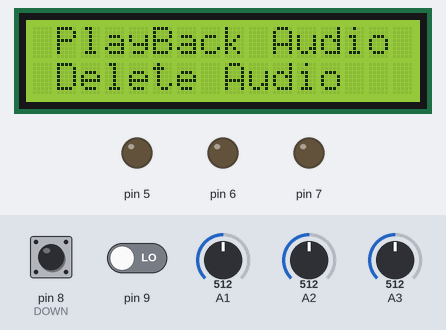
Bench run of a sketch on a simulated Arduino Uno, built with avr-gcc and run on an emulated ATmega328P. Parts: 16×2 character LCD, output pins drawn as LEDs (lit = HIGH). The inputs (shaded band) are chosen by the test bench; at power-on: A2 = 512, A3 = 512, A1 = 512, pin 8 (DOWN) LOW, pin 9 LOW. Storage starts empty.

Above: at 2.3 s.
2.4 s: A2 set to 910
At 3.6 s:
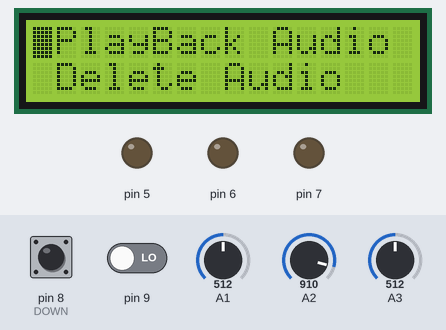
3.9 s: A3 set to 884
5.4 s: A3 set to 912
At 5.59 s:
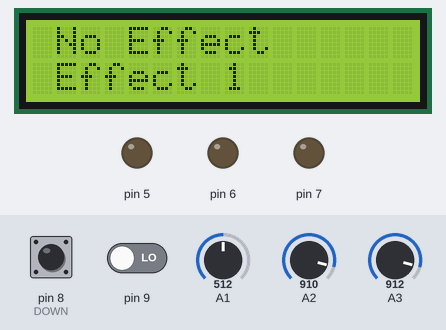
At 7.1 s:
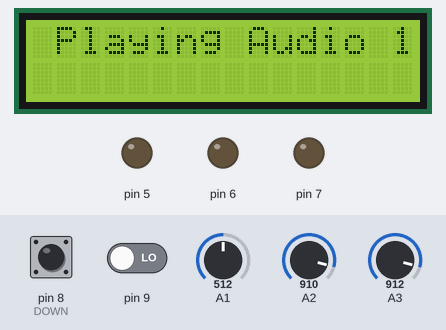
8.4 s: A1 set to 894
11.4 s: A1 set to 907
At 12.8 s:
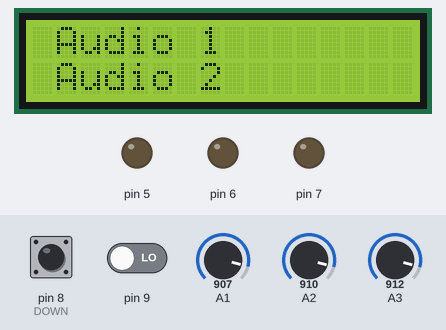
14.4 s: pin 8 (DOWN) pulled HIGH for 0.15 s
Timing chart, 0 to 17.4 s (numbered marks = the images above; inputs shaded):
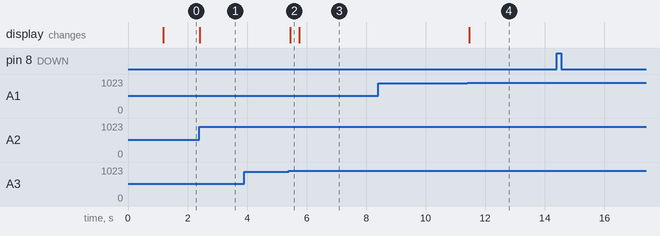

Measured:
- the behaviour switches between 900 and 901 on A3 (found by bisection; images 1 and 2)
- the behaviour switches between 900 and 901 on A1 (found by bisection; images 3 and 4)
- after the input at 2.4 s, the display: changes at once (image 1)
- after the input at 3.9 s, every drawn part: stays the same
- after the input at 5.4 s, the display: changes at once (image 2)
- after the input at 8.4 s, every drawn part: stays the same
- after the input at 11.4 s, the display: changes after 0.06 s (image 4)
- after the input at 14.4 s, every drawn part: stays the same

The sketch:

LCD_with_I2C_connector.ino
```cpp
#include <Wire.h>
#include <LiquidCrystal_I2C.h>
#include<SPI.h>
#include<SD.h>

#define FASTADC 1

// defines for setting and clearing register bits
#ifndef cbi
#define cbi(sfr, bit) (_SFR_BYTE(sfr) &= ~_BV(bit))
#endif
#ifndef sbi
#define sbi(sfr, bit) (_SFR_BYTE(sfr) |= _BV(bit))
#endif


const int chipselect = 10;
String s = "";
char s2[]={};
int len;


File myfile,myfile_R;
String line;
String f_name =  "music501.txt";
LiquidCrystal_I2C lcd(0x27,16,2);  // set the LCD address to 0x27 for a 16 chars and 2 line display

int DOWN = 8, BACK = 9;
int RECval, UPval, DOWNval, SELval, BACKval;
int Row = 0, Screen = 1;

void setup() {

   #if FASTADC
  // set prescale to 16
  sbi(ADCSRA,ADPS2) ;
  cbi(ADCSRA,ADPS1) ;
  cbi(ADCSRA,ADPS0) ;
  #endif
  lcd.init();                      // initialize the lcd
  lcd.init();
  // Print a message to the LCD.
  lcd.backlight();
  lcd.setCursor(0,0);
  DDRD = 225;

  Serial.begin(9600);
  while (!Serial){
    ;
 }
 // Serial.println("Initializing the SD card...");
 if(!SD.begin(chipselect)){
    //Serial.println("Card failed or not present !");
  while(1);
  }
 //Serial.println("Card initialized.");


  //lcd.begin(16,2);
  pinMode (RECval,INPUT);
  //pinMode (UP,INPUT);
  pinMode (DOWN,INPUT);
  //pinMode (SELECT,INPUT);
  //pinMode (BACK,INPUT);
  lcd.print("Voice Recorder");
  delay(1000);
  Menu();
}

void loop() {
  // put your main code here, to run repeatedly:
  RECval = digitalRead(9);
  UPval = analogRead(A2);
  DOWNval = digitalRead(DOWN);
  SELval = analogRead(A3);
  BACKval = analogRead(A1);

  Recording();
  Navigate();
  if (SELval > 900 and Screen == 1 and Row == 1){
    PlayBackAudio();
  }
  if (SELval >900 and Screen == 1 and Row == 2){
    DeleteAudio();
  }
  PlayClipI();
  PlayClipII();
  DeleteClipI();
  DeleteClipII();
  Back();
}

void Recording(){
    if (RECval==1){
    lcd.noBlink();
    myfile = SD.open(f_name,FILE_WRITE);
    lcd.clear();
    lcd.print("RECORDING...");
    while (RECval == 1){

      RECval = digitalRead(9);

    //%%%%%%%%%%%%%%%%%%%%%%%%%%%%%%%%%%%%%%%%%%%%%%%%%%%%%%%%%%%%%%%%%%%%%%%%%%%%%%%%%%%%%

   int y1=analogRead(A0);

    int mapped = map(y1, 0, 1023, 0, 255);
    s.concat(mapped);

    if (mapped<10) {
      char s2[] = {s[0],' '};
      myfile.write(s2,2);
      }
    else if (mapped<100) {
      char s2[] = {s[0],s[1],' '};
      myfile.write(s2,3);
      }
    else {
      char s2[] = {s[0],s[1],s[2],' '};
      myfile.write(s2,4);
      }
      s="";
    }
    myfile.close();
    lcd.clear();
    lcd.print("File Saved");
    delay(1000);
    Menu();
    Row = 0;
    Screen = 1;
  }
}

void Navigate(){
  if (UPval > 900){
    lcd.setCursor(0,0);
    lcd.blink();
    Row = 1;
  }

  if (DOWNval == 1){
    lcd.setCursor(0,1);
    lcd.blink();
    Row = 2;
  }
}

void Menu(){
    lcd.clear();
    lcd.noBlink();
    lcd.setCursor(1,0);
    lcd.print("PlayBack Audio");
    lcd.setCursor(1,1);
    lcd.print("Delete Audio");
    Screen = 1;
    Row = 0;
}

void PlayBackAudio(){
    lcd.clear();
    lcd.noBlink();
    lcd.setCursor(1,0);
    lcd.print("Audio 1");
    lcd.setCursor(1,1);
    lcd.print("Audio 2");
    Screen = 2;
    Row = 0;
}

void DeleteAudio(){
    lcd.clear();
    lcd.noBlink();
    lcd.setCursor(1,0);
    lcd.print("Audio 1");
    lcd.setCursor(1,1);
    lcd.print("Audio 2");
    Screen = 3;
    Row = 0;
}

void PlayClipI(){
  if (SELval > 900 and Row == 1 and Screen == 2){
    lcd.clear();
    lcd.noBlink();
    lcd.setCursor(1,0);
    lcd.print("No Effect");
    lcd.setCursor(1,1);
    lcd.print("Effect 1");
    Screen = 4;
    Row =0;
  }
  if (SELval > 900 and Row == 2 and Screen == 2){
    lcd.clear();
    lcd.noBlink();
    lcd.setCursor(1,0);
    lcd.print("No Effect");
    lcd.setCursor(1,1);
    lcd.print("Effect 1");
    Screen = 5;
    Row =0;
  }
}

void PlayClipII(){
  if (SELval > 900 and Row == 1 and Screen == 4){
    lcd.clear();
    lcd.noBlink();
    lcd.setCursor(1,0);
    lcd.print("Playing Audio 1");

     //******************************************************************************
     //******************************************************************************
     //******************************************************************************

     myfile_R = SD.open(f_name,FILE_READ);
     if (myfile_R) {
      while (myfile_R.available()) {
        line=myfile_R.readStringUntil(' ');
        PORTD = line.toInt();
      }
     myfile_R.close();
    }


  }
  if (SELval > 900 and Row == 2 and Screen == 4){
    lcd.clear();
    lcd.noBlink();
    lcd.setCursor(1,0);
    lcd.print("Playing Audio 1");
    lcd.setCursor(1,1);
    lcd.print("with Effect 1");
  }
  if (SELval > 900 and Row == 1 and Screen == 5){
    lcd.clear();
    lcd.noBlink();
    lcd.setCursor(1,0);
    lcd.print("Playing Audio 2");
  }
  if (SELval > 900 and Row == 2 and Screen == 5){
    lcd.clear();
    lcd.noBlink();
    lcd.setCursor(1,0);
    lcd.print("Playing Audio 2");
    lcd.setCursor(1,1);
    lcd.print("with Effect 1");
  }
}

void DeleteClipI(){
  if (SELval > 900 and Row != 0 and Screen == 3){
    lcd.clear();
    lcd.noBlink();
    lcd.setCursor(1,0);
    lcd.print("Press Select");
    lcd.setCursor(1,1);
    lcd.print("to delete");
    Screen = 6;
    Row = 0;
  }
}

void DeleteClipII(){
  if (SELval < 900 and Screen == 6){
    lcd.clear();
    lcd.noBlink();
    lcd.setCursor(1,0);
    lcd.print("Deleted");
    delay(1000);
    Menu();
  }
}

void Back(){
  if (BACKval > 900 and (Screen == 2 or Screen == 3)){
    Menu();
  }
  if (BACKval > 900 and (Screen == 4 or Screen == 5)){
    PlayBackAudio();
  }
}
```
